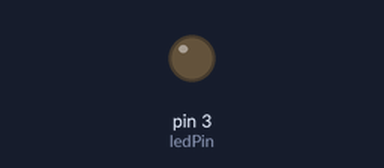
The sketch below on a simulated Arduino Uno, built with avr-gcc and run on an emulated ATmega328P. On the bench: output pins drawn as LEDs (lit = HIGH).

Above: at 0.15 s.
At 39.84 s:
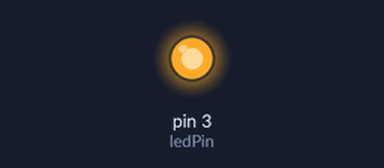
Timing chart, 0 to 40.0 s (numbered marks = the images above):
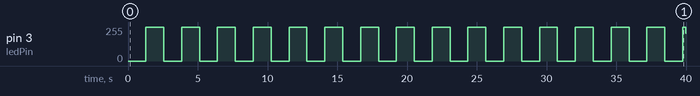

The sketch:

breathing_led.ino
```cpp
const int ledPin = 3; // Must be a PWM pin (~ symbol)

void setup() {
  pinMode(ledPin, OUTPUT);
}

void loop() {
  // Fade in: from 0 (off) to 255 (full brightness)
  for (int brightness = 0; brightness <= 255; brightness++) {
    analogWrite(ledPin, brightness);
    delay(5); // Adjust this to change breathing speed
  }
  // Fade out: from 255 (full brightness) down to 0 (off)
  for (int brightness = 255; brightness >= 0; brightness--) {
    analogWrite(ledPin, brightness);
    delay(5); // Adjust this to change breathing speed
  }
}
```

Measured:
- by itself, pin 3 (ledPin): 0/255 → 255/255 at 1.3 s, → 0/255 1.3 s later, → 255/255 1.3 s later, → 0/255 1.3 s later, … (32 changes in this stretch)
